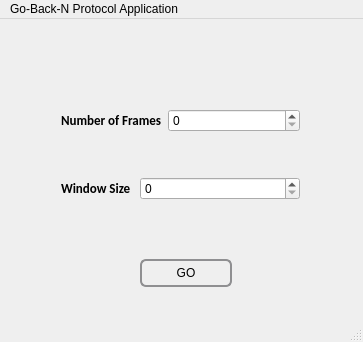
<?xml version="1.0" encoding="UTF-8"?>
<ui version="4.0">
 <class>MainWindow</class>
 <widget class="QMainWindow" name="MainWindow">
  <property name="geometry">
   <rect>
    <x>0</x>
    <y>0</y>
    <width>363</width>
    <height>342</height>
   </rect>
  </property>
  <property name="windowTitle">
   <string>MainWindow</string>
  </property>
  <widget class="QWidget" name="centralWidget">
   <widget class="QWidget" name="verticalLayoutWidget">
    <property name="geometry">
     <rect>
      <x>50</x>
      <y>40</y>
      <width>261</width>
      <height>191</height>
     </rect>
    </property>
    <layout class="QVBoxLayout" name="verticalLayout">
     <item>
      <layout class="QHBoxLayout" name="horizontalLayout_4">
       <item>
        <widget class="QLabel" name="label">
         <property name="sizePolicy">
          <sizepolicy hsizetype="Preferred" vsizetype="Preferred">
           <horstretch>0</horstretch>
           <verstretch>0</verstretch>
          </sizepolicy>
         </property>
         <property name="font">
          <font>
           <family>Calibri</family>
           <pointsize>10</pointsize>
           <weight>75</weight>
           <bold>true</bold>
          </font>
         </property>
         <property name="text">
          <string>Number of Frames</string>
         </property>
        </widget>
       </item>
       <item>
        <widget class="QSpinBox" name="noOfFramesSP">
         <property name="sizePolicy">
          <sizepolicy hsizetype="Preferred" vsizetype="Fixed">
           <horstretch>4</horstretch>
           <verstretch>0</verstretch>
          </sizepolicy>
         </property>
         <property name="maximum">
          <number>1000</number>
         </property>
        </widget>
       </item>
      </layout>
     </item>
     <item>
      <layout class="QHBoxLayout" name="horizontalLayout_7">
       <item>
        <widget class="QLabel" name="label_2">
         <property name="font">
          <font>
           <family>Calibri</family>
           <pointsize>10</pointsize>
           <weight>75</weight>
           <bold>true</bold>
          </font>
         </property>
         <property name="text">
          <string>Window Size </string>
         </property>
        </widget>
       </item>
       <item>
        <widget class="QSpinBox" name="windowSizeSP">
         <property name="sizePolicy">
          <sizepolicy hsizetype="Minimum" vsizetype="Fixed">
           <horstretch>4</horstretch>
           <verstretch>0</verstretch>
          </sizepolicy>
         </property>
        </widget>
       </item>
      </layout>
     </item>
    </layout>
   </widget>
   <widget class="QPushButton" name="goPB">
    <property name="enabled">
     <bool>true</bool>
    </property>
    <property name="geometry">
     <rect>
      <x>110</x>
      <y>240</y>
      <width>122</width>
      <height>28</height>
     </rect>
    </property>
    <property name="styleSheet">
     <string notr="true">QPushButton {
    border: 2px solid #8f8f91;
	padding: 4px;
    border-radius:  6px;
    background-color: qlineargradient(x1: 0, y1: 0, x2: 0, y2: 1,
                                      stop: 0 #f6f7fa, stop: 1 #dadbde);
	font: large &quot;Arial&quot;;
	margin-left: 30px;
    min-width: 80px;
}

QPushButton:pressed {
    background-color: qlineargradient(x1: 0, y1: 0, x2: 0, y2: 1,
                                      stop: 0 #dadbde, stop: 1 #f6f7fa);
}

QPushButton:flat {
    border: none;
}

QPushButton:default {
    border-color: navy;
}
</string>
    </property>
    <property name="text">
     <string>GO</string>
    </property>
   </widget>
  </widget>
  <widget class="QStatusBar" name="statusBar">
   <property name="font">
    <font>
     <pointsize>12</pointsize>
     <weight>75</weight>
     <bold>true</bold>
    </font>
   </property>
  </widget>
  <widget class="QMenuBar" name="menuBar">
   <property name="geometry">
    <rect>
     <x>0</x>
     <y>0</y>
     <width>363</width>
     <height>26</height>
    </rect>
   </property>
   <widget class="QMenu" name="menuGo_Back_N_Protocol_Application">
    <property name="title">
     <string>Go-Back-N Protocol Application</string>
    </property>
   </widget>
   <addaction name="menuGo_Back_N_Protocol_Application"/>
  </widget>
 </widget>
 <layoutdefault spacing="6" margin="11"/>
 <resources/>
 <connections/>
</ui>
